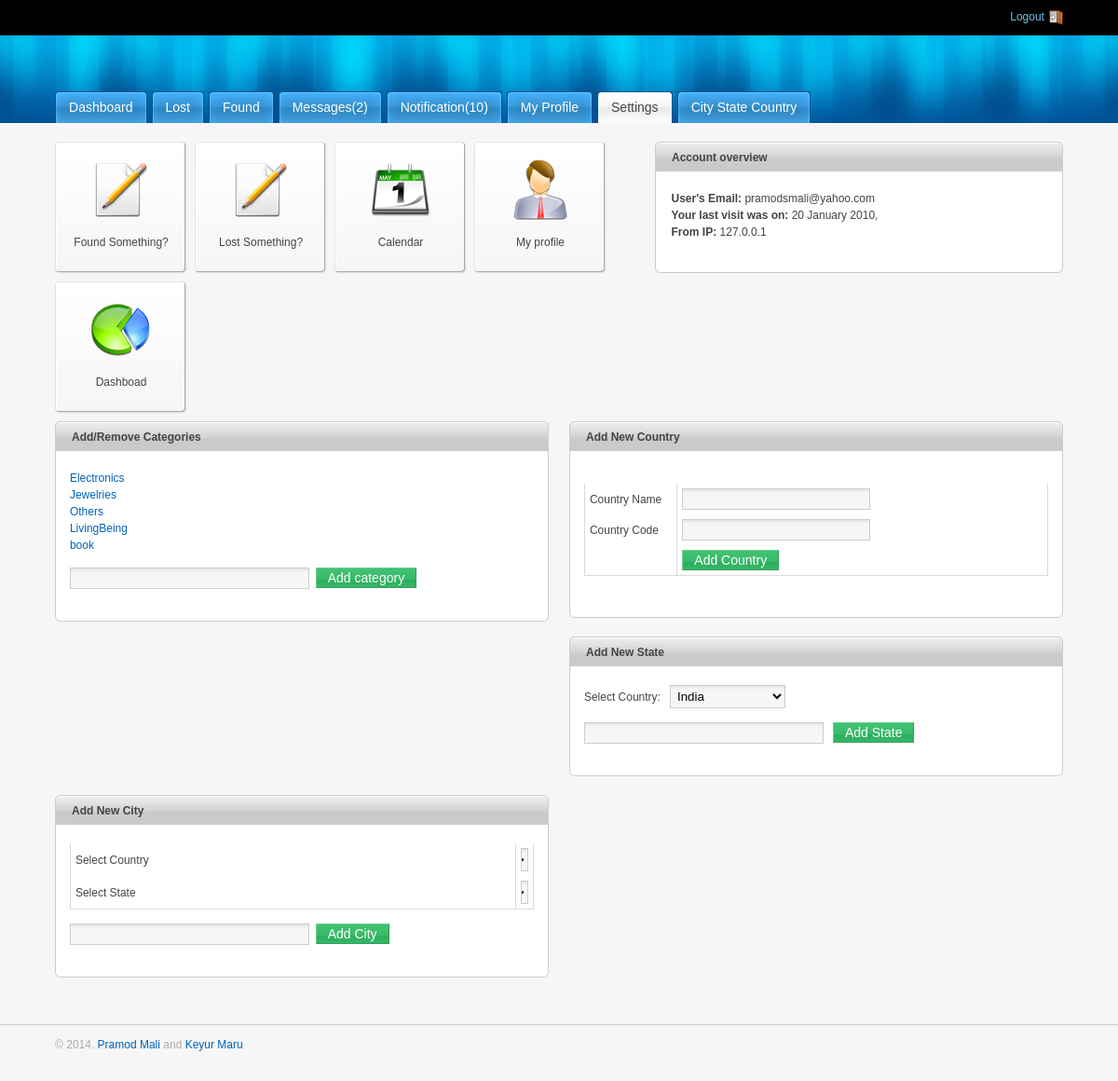
/admin/Setting.php (signed in), run on the app's committed database.
### tables this page shows
CREATE TABLE IF NOT EXISTS `adminmaster` (
  `AdminID` int(11) NOT NULL AUTO_INCREMENT,
  `FirstName` varchar(50) NOT NULL,
  `LastName` varchar(50) NOT NULL,
  `UserName` varchar(50) NOT NULL,
  `Password` varchar(32) NOT NULL,
  `EmailID` varchar(60) NOT NULL,
  `MobileNumber` varchar(20) NOT NULL,
  `ProPic` blob,
  `LastLoggedIn` date DEFAULT NULL,
  PRIMARY KEY (`AdminID`)
);

CREATE TABLE IF NOT EXISTS `categorymaster` (
  `CategoryID` int(11) NOT NULL AUTO_INCREMENT,
  `CategoryName` varchar(40) NOT NULL,
  PRIMARY KEY (`CategoryID`)
);

### admin/loginvarifier.php (called while the page is built, shortened)
<?php
	$user_check=$_SESSION['login_user'];
	$ses_sql=mysql_query("select * from adminmaster where EmailID='$user_check' ");
	$row=mysql_fetch_array($ses_sql);
	$login_session=$row['EmailID'];
?>

### admin/Setting.php (the view, shortened to what this page needs)
<!DOCTYPE html PUBLIC "-//W3C//DTD XHTML 1.0 Strict//EN" "http://www.w3.org/TR/xhtml1/DTD/xhtml1-strict.dtd">
<html xmlns="http://www.w3.org/1999/xhtml">
	<head>
        <?php
			include('loginvarifier.php');
		?>
        <?php
				$query="Select *from querymaster where flag=1";
				$result=mysql_query($query) or die(mysql_error());
				$count=0;
				while($row=mysql_fetch_array($result,MYSQL_ASSOC))
				{
					$count++;
				}
			?>
		<link rel="stylesheet" type="text/css" href="css/reset.css" tppabs="http://www.xooom.pl/work/magicadmin/css/reset.css" media="screen" />
		<link rel="stylesheet" type="text/css" href="css/grid.css" tppabs="http://www.xooom.pl/work/magicadmin/css/grid.css" media="screen" />
        <link rel="stylesheet" type="text/css" href="css/styles.css" tppabs="http://www.xooom.pl/work/magicadmin/css/styles.css" media="screen" />
        <link rel="stylesheet" type="text/css" href="css/tablesorter.css" tppabs="http://www.xooom.pl/work/magicadmin/css/tablesorter.css" media="screen" />
        <link rel="stylesheet" type="text/css" href="css/thickbox.css" tppabs="http://www.xooom.pl/work/magicadmin/css/thickbox.css" media="screen" />
        <link rel="stylesheet" type="text/css" href="css/theme-blue.css" tppabs="http://www.xooom.pl/work/magicadmin/css/theme-blue.css" media="screen" />
	</head>
	<body>
        <div id="header">
            <div id="header-status">
                <div class="container_12">
                    <div class="grid_8">
                    </div>
                    <div class="grid_4">
                        <a href="logout.php" id="logout">
                        Logout
                        </a>
                    </div>
                </div>
            </div>
            <div id="header-main">
                <div class="container_12">
                    <div class="grid_12">
                        <div id="logo">
                            <ul id="nav">
                                 <li  title="View Your Dashboad"><a href="admin.php">Dashboard</a></li>
                                 <li><a href="lost.php" title="Lost Something?">Lost</a></li>
                                <li><a href="found.php" title="Found Something?">Found</a></li>
                                <li><a href="messages.php" title="You Might Have Some Messages">Messages(<?php echo $count; ?>)</a></li>
                                <li><a href="notifications.php" title="Notifications Might Be Pending">Notification(10)</a></li>
                                <li ><a href="myprofile.php" title="View Or Change Your Profile Settings">My Profile</a></li>
                                <li id="current"><a href="Setting.php" title="Add or Remove Some Settings">Settings</a></li>
                                <li><a href="csc.php" title="View Remove or Edit Cities, States and Countries">City State Country</a></li>
                            </ul>
                        </div>
                    </div>
                </div>
            </div>
        </div>
		<div class="container_12">
            <div class="grid_7">
   				<a href="found.php" class="dashboard-module">
                	<img src="images/Crystal_Clear_write.gif" tppabs="http://www.xooom.pl/work/magicadmin/images/Crystal_Clear_write.gif" width="64" height="64" alt="edit" />
                	<span>Found Something?</span>
                </a>
                <a href="lost.php" class="dashboard-module">
                	<img src="images/Crystal_Clear_write.gif" tppabs="http://www.xooom.pl/work/magicadmin/images/Crystal_Clear_write.gif" width="64" height="64" alt="edit" />
                	<span>Lost Something?</span>
                </a>
                <a href="" class="dashboard-module">
                	<img src="images/Crystal_Clear_calendar.gif" tppabs="http://www.xooom.pl/work/magicadmin/images/Crystal_Clear_calendar.gif" width="64" height="64" alt="edit" />
                	<span>Calendar</span>
                </a>
                <a href="myprofile.php" class="dashboard-module">
                	<img src="images/Crystal_Clear_user.gif" tppabs="http://www.xooom.pl/work/magicadmin/images/Crystal_Clear_user.gif" width="64" height="64" alt="edit" />
                	<span>My profile</span>
                </a>
                <a href="admin.php" class="dashboard-module">
                	<img src="images/Crystal_Clear_stats.gif" tppabs="http://www.xooom.pl/work/magicadmin/images/Crystal_Clear_stats.gif" width="64" height="64" alt="edit" />
                	<span>Dashboad</span>
                </a>
            </div>
            <div class="grid_5">
                <div class="module">
                        <h2><span>Account overview</span></h2>
                        <div class="module-body">
                        	<p>
                                <strong>User's Email: </strong><?php echo $login_session; ?><br />
                                <strong>Your last visit was on: </strong>20 January 2010,<br />
                                <strong>From IP: </strong><?php echo $_SERVER['REMOTE_ADDR']; ?>
                            </p>
                        </div>
                </div>
            </div>
            <div class="grid_6">
                <div class="module">
                     <h2><span> Add/Remove Categories</span></h2>
                     <div class="module-body">
                     <?php
							$query="select *from categorymaster";
							$result=mysql_query($query);
							while($row=mysql_fetch_array($result,MYSQL_ASSOC))
							{
					?>
                    	 <a href="deletemessages.php?cat=<?php echo $row['CategoryID']; ?>" class="removable" id="<?php echo $row['CategoryID']; ?>"><?php echo $row['CategoryName'] ; ?></a><br />
                    <?php
							}
					 ?>
                         <form action="addcategory.php" method="post">
                            <fieldset>
                                <input type="text" required="required" class="input-medium" name="txtCategory" />&nbsp;&nbsp;<input class="submit-green" type="submit" value="Add category" />
                            </fieldset>
                         </form>
                     </div>
                </div>
			</div>
           <div class="grid_6">
                <div class="module">
                     <h2><span>Add New Country</span></h2>
                     <div class="module-body">
                         <form action="addCountry.php" method="post">
                            <fieldset>
                            <table>
                            <tr><td style="width:20%">Country Name</td><td><input type="text" class="input-medium" name="txtCountryName" required="required" /></td></tr>
							<tr><td>Country Code</td><td><input type="text" class="input-medium" name="txtCountryCode" required="required" /></td></tr>
							<tr><td></td><td><input class="submit-green" type="submit" value="Add Country" name="txtCountry" /></td></tr>
                                </table>
                            </fieldset>
                         </form>
                     </div>
                </div>
			</div>
           <div class="grid_6">
                <div class="module">
                     <h2><span>Add New State</span></h2>
                     <div class="module-body">
                     <form action="addCSC.php" method="post">
                        Select Country:&nbsp;&nbsp; <select class="pagesize input-short align-left" name="opnCountry">
                        	<?php
							$query="select *from countrymaster Order by CountryName ASC";
							$result=mysql_query($query);
							while($row=mysql_fetch_array($result,MYSQL_ASSOC))
							{
								echo "<option value='".$row['CountryName']."'>".$row['CountryName']."</option>";
							}
						?>
                        </select>
                            <fieldset>
                                <input type="text" required="required" class="input-medium" name="txtState" />&nbsp;&nbsp;
                                <input class="submit-green" type="submit" value="Add State" name="btnState" />
                            </fieldset>
                         </form>
                     </div>
                </div>
			</div>
            <div class="grid_6">
                <div class="module">
                     <h2><span>Add New City</span></h2>
                     <div class="module-body">
                         <form action="addCSC.php" method="post">
                         <table >
                         	<tr>
                            <td style="width:20%">Select Country</td>
                            <td style="width:0%"><select class="pagesize input-short align-left" name="opnCountry">
                            	<?php
										$query="select *from countrymaster Order by CountryName ASC";
										$result=mysql_query($query);
										while($row=mysql_fetch_array($result,MYSQL_ASSOC))
										{
											echo "<option value='".$row['CountryName']."'>".$row['CountryName']."</option>";
										}
									?>
                            </select><br /></td>
                            </tr>
                            <tr>
                            <td style="width:20%">Select State</td>
                            <td style="width:0%"><select class="pagesize input-short align-left" name="opnState">
                            	<?php
										$query="select *from statemaster Order by StateName ASC";
										$result=mysql_query($query);
										while($row=mysql_fetch_array($result,MYSQL_ASSOC))
										{
											echo "<option value='".$row['StateName']."'>".$row['StateName']."</option>";
										}
									?>
                            </select><br /></td>
                            </tr>
                         </table>
                            <fieldset>
                                <input type="text" required="required" class="input-medium" name="txtCity" />&nbsp;&nbsp;<input class="submit-green" type="submit" value="Add City" />
                            </fieldset>
                         </form>
                     </div>
                </div>
			</div>
                </div>
        <div id="footer">
        	<div class="container_12">
            	<div class="grid_12">
                	<p>&copy; 2014. <a href="https://www.facebook.com/i.m.pramod.mali" title="Visit to official Profile">Pramod Mali</a> and <a href="https://www.facebook.com/i.m.pramod.mali" title="Visit to official Profile"> Keyur Maru</a>	</p>
        		</div>
            </div>
        </div>
	</body>
</html>

### admin/css/grid.css (style rules this page uses)
.container_12, .container_16 { width: 92%; margin-left: 4%; margin-right: 4%; }
.grid_1, .grid_2, .grid_3, .grid_4, .grid_5, .grid_6, .grid_7, .grid_8, .grid_9, .grid_10, .grid_11, .grid_12, .grid_13, .grid_14, .grid_15, .grid_16 { display: inline; float: left; margin-left: 1%; margin-right: 1%; }
.container_12 .grid_6, .container_16 .grid_8 { width: 48%; }
.container_12 .grid_12, .container_16 .grid_16 { width: 98%; }
.container_12 .grid_4 { width: 31.333%; }
.container_12 .grid_5 { width: 39.666%; }
.container_12 .grid_7 { width: 56.333%; }
.container_12 .grid_8 { width: 64.666%; }

### admin/css/thickbox.css (style rules this page uses)
* { padding: 0; margin: 0; }

### admin/css/theme-blue.css (style rules this page uses)
#header-main #logo { background: url(../images/logo.gif) no-repeat left 10px; width: 100%; height: 70px; }
#header-main { background: #005195 url(../images/header-bg.jpg) repeat-x top left; }
ul#nav li { background:transparent url(../images/tab-left.gif) no-repeat scroll left top; float:left; margin:0 5px 0 0; padding:0 0 0 9px; }
ul#nav li a, ul#nav li a:visited { background:transparent url(../images/tab-right.gif) no-repeat scroll right top; color:#FFFFFF; display:block; float:left; padding:7px 15px 6px 6px; text-decoration:none; }
ul#nav li#current { background:transparent url(../images/tab-active-left.gif) no-repeat scroll left top; }
ul#nav li#current a { background:transparent url(../images/tab-active-right.gif) no-repeat scroll right top; color:#444444; }

### data on the page
adminmaster: EmailID "pramodsmali@yahoo.com"
categorymaster: CategoryName "Electronics"
categorymaster: CategoryName "Jewelries"
categorymaster: CategoryName "Others"
categorymaster: CategoryName "LivingBeing"
categorymaster: CategoryName "book"

### other printed values
$count "2"
$_SERVER['REMOTE_ADDR'] "127.0.0.1"
form field opnCountry "India"
form field opnState "Gujarat"
